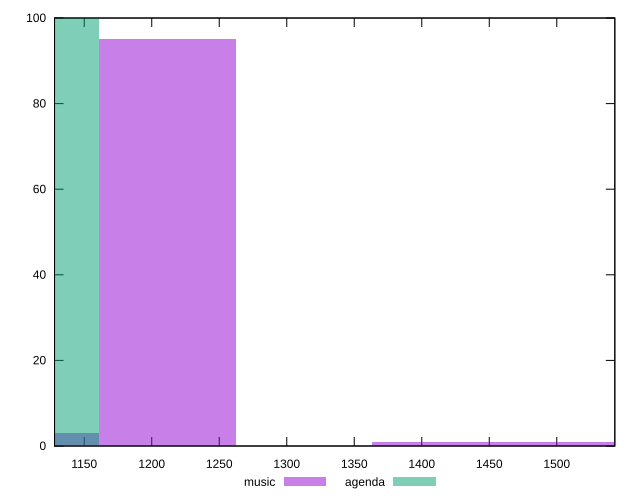

Reproduce this figure in gnuplot.
reset

$music <<EOF
1514.6324311000305 1
1211.7059448800244 95
1110.7304494733557 3
1413.656935693362 1
EOF

$agenda <<EOF
1110.7304494733557 100
EOF

set key outside below
set boxwidth 100.9754954066687
set xrange [1128:1543]
set yrange [0:100]
set trange [0:100]
set style fill transparent solid 0.5 noborder
set terminal svg size 640, 500 enhanced background rgb 'white'
set output "reports/report_00030_2021-02-24T20-42-31.540Z/uses-rel-preload/comparison/histogram/0_vs_1.svg"

plot $music title "music" with boxes, \
     $agenda title "agenda" with boxes

reset
